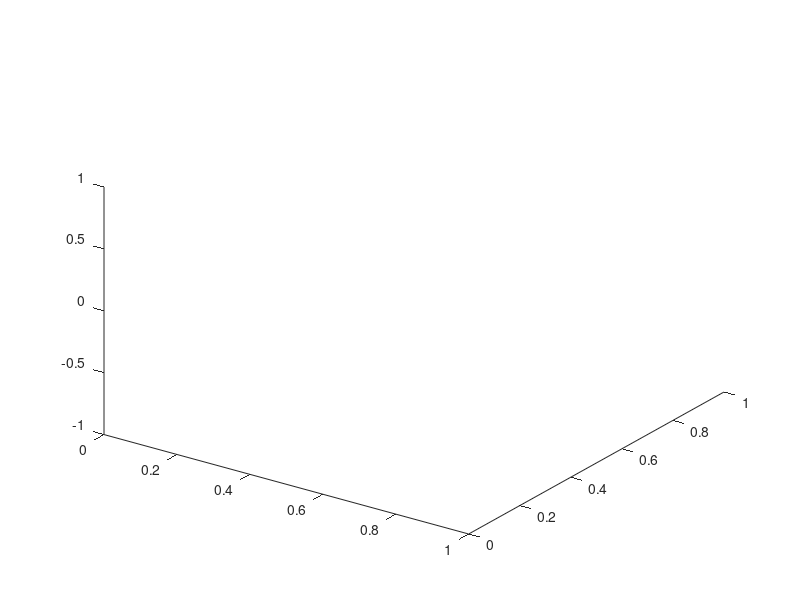

This chart was generated by the following MATLAB code: (Note: this script raises an error after producing the figure.)
% Script that allows quadcopter to follow a line

%goal = [80 45 30];

% Movie parameters
iter = 106

Nframes = 100; % number of frames
%wVals = linspace(0.5,5,Nframes); % values used
iter
    figNum = 1;

% Prepare the movie
figure(figNum)
hold off
set(gcf,'Renderer','OpenGL') % create figure with options
    view([35 35])

set(gca,'NextPlot','replaceChildren');

 % the video creation functionality does not work in some versions
    % Generate a video object, like a file handle
    vidname = ['sim_',num2str(iter),'.avi']
    writerObj = VideoWriter(vidname);
    % Set the FPS of the movie
    set(writerObj, 'FrameRate',8);
    % Open the video object
    open(writerObj);





%% Start simulation
start = [10; 10; 10]; % start point

%goal = [0; 0; 0]; % end point

v = 0.001*ones(6,1); % starting quadcopter state

N = 20; % number of look-ahead steps

% Start control-dynamics loop

n = 200; % number of simulation steps

dt = 0.1; % time step

Y = zeros(6,1); % variable size state array
T = []; % variable size time array
U = zeros(3,1); %variable size input array
ti = 0;
tf = dt;

%generate randomized obstacle map
mapgen;
%draw the generated obstacle terrain
map.draw(figNum)

quad_sensor.range = 10;
%% Constants for RRT
obstacleFilename = 'knownPlanes_simp.txt';%./custom/test.txt';%'./custom/output_planes.txt';
seedsPerAxis = 7;
treesMax = seedsPerAxis^3*3+2;

%% Create file
locc = [];

%%
keep_going = true;
goal_tol = 2;
%%
m = 2.5;   %kg
A = [eye(3), dt*eye(3); zeros(3), eye(3)];
B = [zeros(3); dt/m * eye(3)];
G = dt*[0;0;0;0;0;-9.81];
D = -.06; %aero drag
wind = [0;-10;2].*randn(3,1);
i = 0;
while(keep_going)
    
    locc = [locc, Y(1:3,end)];
    
    quad_sensor.pos = Y(1:3,end)'; %set sensor as current xyz position
    map.updateKnown(quad_sensor);   %update map with sensor
    
    % Check if quad is in building
    inBuildingFlag = map.checkCollision(Y(1:3,end)');
    %RRT here

    if map.hasChanged() && ~inBuildingFlag
        
        map.writeKnownPlanes(obstacleFilename); %overwrite file with new known map
        segment = 1;    %reset segment to first since we will get a new list now
        map.resetChanged(); %map file is now current
        
        rrt = RrtPlanner(treesMax,seedsPerAxis,obstacleFilename);
        rrt.drawingSkipsPerDrawing = 30;
        map.drawKnown(figNum);
        
        % make new rrt structure every time.  delete structures after
        % extracting seg_list, just to be sure theres no problems with residual
        % data left behind and getting recycled...
        rrt.SetGoal(Y(1:3,end)');
        %rrt.SetStart(goal); % needs to be hardcoded into RrtPlanner.m instead due to some bug
        rrt.Run();
        seg_list = rrt.smoothedPath(end:-1:1, :); % get list backwards
        %plot3(rrt.path(:,1),rrt.path(:,2),rrt.path(:,3),'k*');
	%plot3(rrt.smoothedPath(:,1),rrt.smoothedPath(:,2),rrt.smoothedPath(:,3),'ko');
        clear rrt;
    end

    [segment, p0, p1] = findSegment(Y(1:3,end), seg_list, segment);
    %call MPC, add signal noise (GPS error)
    meas_state = Y(:,end) + [0.7*randn(3,1); zeros(3,1)];
    U = mpc_simple(meas_state, U(:,1), p0, p1, dt, N);
    
    %dynamics with added process noise (wind), and aero drag
    Y(:,end)
    wind = (1-0.08*abs(randn()))*wind + 15*dt*(randn(3,1) + [0; -1/3; 1/15])
    U(:,1)
    D*norm(Y(4:6,end))*Y(4:6,end)
    
    Y(:,end+1) = A*Y(:,end) + B*(U(:,1) + wind + D*norm(Y(4:6,end))*Y(4:6,end)) + G;
    
    
    plot3(Y(1,end),Y(2,end),Y(3,end),'r*')
    plot3(seg_list(:,1),seg_list(:,2),seg_list(:,3),'ko-');
    %%
    % -60 0  to 
    
    view([-60+i*1.35 30-25*cos(2*pi*i/150 )])
    %%
    drawnow
    % Write the movie
    set(gcf,'Renderer','OpenGL')
    frame = getframe(gcf);
    % Directly write the frame to video
     writeVideo( writerObj, frame ); 
    %{
    
    % Linearize dynamics
    [A,B,G] = linearize_quad_dyn_xyz_controls(v);
    Anew = eye(size(A)) + A*dt;
    Anew(end-3,end-3) = 1;
    Anew(end-2,end-2) = 1;
    Anew(end-1,end-1) = 1;
    Anew(end-0,end-0) = 1;
    Bnew = B;
    Gnew = dt*G;
    
    % Call MPC
    U = call_mpc_2( v, p0, p1, Anew, Bnew, Gnew, N);
    
    % Get control inputs
    U(:,1)
    v(13:16) = v(13:16) + U(:,1);
    
    Om = v(13:16).^(1/2)
    
    % Call full dynamics for dt time
    [Ttemp,Ytemp] = ode45(@quad_dyn,[ti tf],v(1:12));
    T = [T; Ttemp];
    Y = [Y; Ytemp];
    
    % Update simulation parameters
    v = [Y(end,:)'; v(13:16)];
    ti = tf;
    tf = tf + dt;
    %}
    i = i+1;
    % TODO: check if we have reached the end
    if norm(Y(1:3,end)' - [60,35, 10]) < goal_tol
        keep_going = false;
    end
end
%% More movie angles! =)
for j = 1:200
    view([-60+(i+j)*1.35 30-25*cos(2*pi*(i+j)/150 )])
    %%
    drawnow
    % Write the movie
    set(gcf,'Renderer','OpenGL')
    frame = getframe(gcf);
    % Directly write the frame to video
     writeVideo( writerObj, frame ); 
end
% Close the video object

 close(writerObj); 

%%
%{
figure(2)
vals = {'dphi','phi','dtheta',...
    'theta','dpsi','psi','dz','z','dx','x',...
    'dy','y'};
for j = 1:6
    i = 2*j-1;
    subplot(6,2,i)
    plot(T,Y(:,i))
    %     legend('plant','plant',2)
    title(vals{i})
    i = 2*j;
    subplot(6,2,i)
    plot(T,Y(:,i))
    title(vals{i})
end
%}
%[10; 12; 8]
%%
figure(3)
plot3(Y(:,10),Y(:,12),Y(:,8))
xlabel('x')
ylabel('y')
zlabel('z')
%hold on
%plot3([p0(1) p1(1)],[p0(2) p1(2)],[p0(3) p1(3)])

